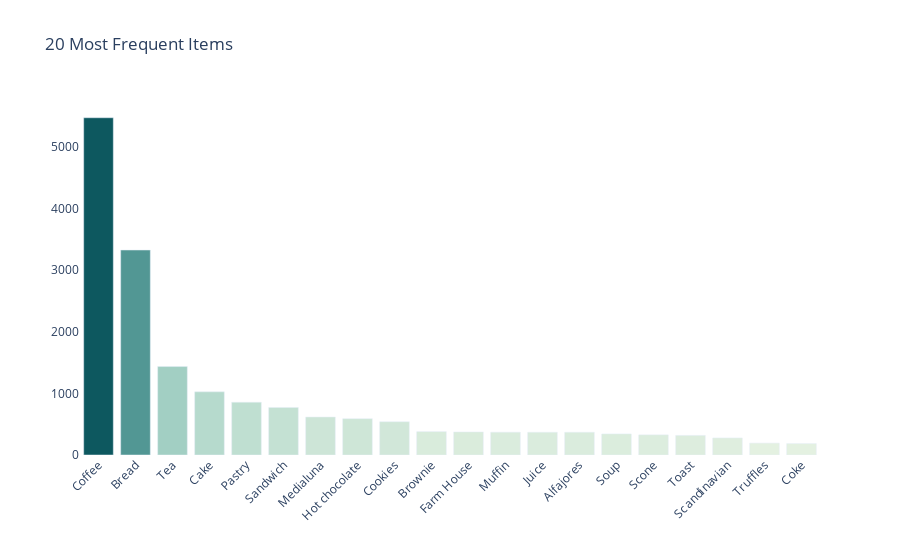

Notebook code cell kept with this figure:
### Code cell
fig = px.bar(itemFrequency.head(20), title='20 Most Frequent Items', color=itemFrequency.head(20), color_continuous_scale=px.colors.sequential.Mint)
fig.update_layout(xaxis_tickangle=-45, plot_bgcolor='white', coloraxis_showscale=False)
fig.update_yaxes(title=' ')
fig.update_xaxes(title=' ')
fig.update_traces(hovertemplate = '<b>%{x}</b><br>No. of Transactions: %{y}')
fig.show()

### Figure 1 — Plotly figure (JSON) as saved in the notebook; plotly's stock layout.template omitted (floating-point values rounded to 4 significant figures)
{"data": [{"alignmentgroup": "True", "hovertemplate": "<b>%{x}</b><br>No. of Transactions: %{y}", "legendgroup": "", "marker": {"color": [5471, 3325, 1435, 1025, 856, 771, 616, 590, 540, 379, 374, 370, 369, 369, 342, 327, 318, 277, 193, 185], "coloraxis": "coloraxis", "pattern": {"shape": ""}}, "name": "", "offsetgroup": "", "orientation": "v", "showlegend": false, "textposition": "auto", "type": "bar", "x": ["Coffee", "Bread", "Tea", "Cake", "Pastry", "Sandwich", "Medialuna", "Hot chocolate", "Cookies", "Brownie", "Farm House", "Muffin", "Juice", "Alfajores", "Soup", "Scone", "Toast", "Scandinavian", "Truffles", "Coke"], "xaxis": "x", "y": [5471, 3325, 1435, 1025, 856, 771, 616, 590, 540, 379, 374, 370, 369, 369, 342, 327, 318, 277, 193, 185], "yaxis": "y"}], "layout": {"barmode": "relative", "coloraxis": {"colorbar": {"title": {"text": "color"}}, "colorscale": [[0, "rgb(228, 241, 225)"], [0.1667, "rgb(180, 217, 204)"], [0.3333, "rgb(137, 192, 182)"], [0.5, "rgb(99, 166, 160)"], [0.6667, "rgb(68, 140, 138)"], [0.8333, "rgb(40, 114, 116)"], [1, "rgb(13, 88, 95)"]], "showscale": false}, "legend": {"tracegroupgap": 0}, "plot_bgcolor": "white", "title": {"text": "20 Most Frequent Items"}, "xaxis": {"anchor": "y", "domain": [0, 1], "tickangle": -45, "title": {"text": " "}}, "yaxis": {"anchor": "x", "domain": [0, 1], "title": {"text": " "}}}}
